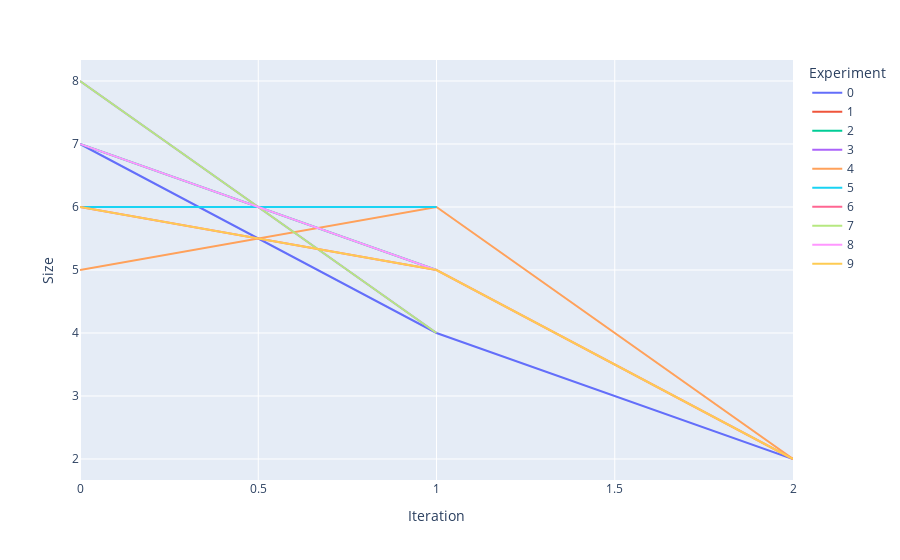

Notebook cell for this chart:
### Code cell
df = pd.DataFrame(shell_list)
df = df.transpose()
df = pd.melt(df, ignore_index=False, var_name="Experiment", value_name="Size")
df['Iteration'] = df.index
df.reset_index(inplace=True)
df.dropna(inplace=True)
df.head()
chart = px.line(df, x='Iteration', y='Size', color='Experiment')
chart.show()

### Figure 1 — Plotly figure (JSON) as saved in the notebook; plotly's stock layout.template omitted (floating-point values rounded to 4 significant figures)
{"data": [{"hovertemplate": "Experiment=0<br>Iteration=%{x}<br>Size=%{y}<extra></extra>", "legendgroup": "0", "line": {"color": "#636efa", "dash": "solid"}, "marker": {"symbol": "circle"}, "mode": "lines", "name": "0", "orientation": "v", "showlegend": true, "type": "scatter", "x": [0, 1, 2], "xaxis": "x", "y": [7, 4, 2], "yaxis": "y"}, {"hovertemplate": "Experiment=1<br>Iteration=%{x}<br>Size=%{y}<extra></extra>", "legendgroup": "1", "line": {"color": "#EF553B", "dash": "solid"}, "marker": {"symbol": "circle"}, "mode": "lines", "name": "1", "orientation": "v", "showlegend": true, "type": "scatter", "x": [0, 1], "xaxis": "x", "y": [6, 6], "yaxis": "y"}, {"hovertemplate": "Experiment=2<br>Iteration=%{x}<br>Size=%{y}<extra></extra>", "legendgroup": "2", "line": {"color": "#00cc96", "dash": "solid"}, "marker": {"symbol": "circle"}, "mode": "lines", "name": "2", "orientation": "v", "showlegend": true, "type": "scatter", "x": [0, 1], "xaxis": "x", "y": [7, 5], "yaxis": "y"}, {"hovertemplate": "Experiment=3<br>Iteration=%{x}<br>Size=%{y}<extra></extra>", "legendgroup": "3", "line": {"color": "#ab63fa", "dash": "solid"}, "marker": {"symbol": "circle"}, "mode": "lines", "name": "3", "orientation": "v", "showlegend": true, "type": "scatter", "x": [0, 1], "xaxis": "x", "y": [8, 4], "yaxis": "y"}, {"hovertemplate": "Experiment=4<br>Iteration=%{x}<br>Size=%{y}<extra></extra>", "legendgroup": "4", "line": {"color": "#FFA15A", "dash": "solid"}, "marker": {"symbol": "circle"}, "mode": "lines", "name": "4", "orientation": "v", "showlegend": true, "type": "scatter", "x": [0, 1, 2], "xaxis": "x", "y": [5, 6, 2], "yaxis": "y"}, {"hovertemplate": "Experiment=5<br>Iteration=%{x}<br>Size=%{y}<extra></extra>", "legendgroup": "5", "line": {"color": "#19d3f3", "dash": "solid"}, "marker": {"symbol": "circle"}, "mode": "lines", "name": "5", "orientation": "v", "showlegend": true, "type": "scatter", "x": [0, 1], "xaxis": "x", "y": [6, 6], "yaxis": "y"}, {"hovertemplate": "Experiment=6<br>Iteration=%{x}<br>Size=%{y}<extra></extra>", "legendgroup": "6", "line": {"color": "#FF6692", "dash": "solid"}, "marker": {"symbol": "circle"}, "mode": "lines", "name": "6", "orientation": "v", "showlegend": true, "type": "scatter", "x": [0, 1, 2], "xaxis": "x", "y": [6, 5, 2], "yaxis": "y"}, {"hovertemplate": "Experiment=7<br>Iteration=%{x}<br>Size=%{y}<extra></extra>", "legendgroup": "7", "line": {"color": "#B6E880", "dash": "solid"}, "marker": {"symbol": "circle"}, "mode": "lines", "name": "7", "orientation": "v", "showlegend": true, "type": "scatter", "x": [0, 1], "xaxis": "x", "y": [8, 4], "yaxis": "y"}, {"hovertemplate": "Experiment=8<br>Iteration=%{x}<br>Size=%{y}<extra></extra>", "legendgroup": "8", "line": {"color": "#FF97FF", "dash": "solid"}, "marker": {"symbol": "circle"}, "mode": "lines", "name": "8", "orientation": "v", "showlegend": true, "type": "scatter", "x": [0, 1], "xaxis": "x", "y": [7, 5], "yaxis": "y"}, {"hovertemplate": "Experiment=9<br>Iteration=%{x}<br>Size=%{y}<extra></extra>", "legendgroup": "9", "line": {"color": "#FECB52", "dash": "solid"}, "marker": {"symbol": "circle"}, "mode": "lines", "name": "9", "orientation": "v", "showlegend": true, "type": "scatter", "x": [0, 1, 2], "xaxis": "x", "y": [6, 5, 2], "yaxis": "y"}], "layout": {"legend": {"title": {"text": "Experiment"}, "tracegroupgap": 0}, "margin": {"t": 60}, "xaxis": {"anchor": "y", "domain": [0, 1], "title": {"text": "Iteration"}}, "yaxis": {"anchor": "x", "domain": [0, 1], "title": {"text": "Size"}}}}
